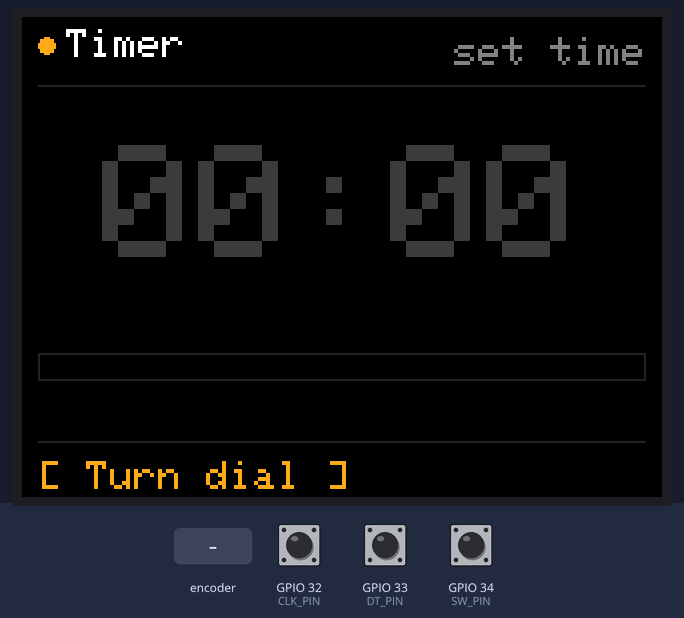
The sketch below on a simulated ESP32. Parts: 320×240 colour display. The inputs (shaded band) are chosen by the test bench; at power-on: GPIO 34 (SW_PIN) LOW, GPIO 32 (CLK_PIN) HIGH, GPIO 33 (DT_PIN) HIGH. What the sketch prints to the serial monitor is not drawn.

Above: at 1.5 s.
1.6 s: rotary encoder on GPIO 32 (CLK_PIN) / GPIO 33 (DT_PIN) turned 3 steps (first pin leading)
At 3.2 s:
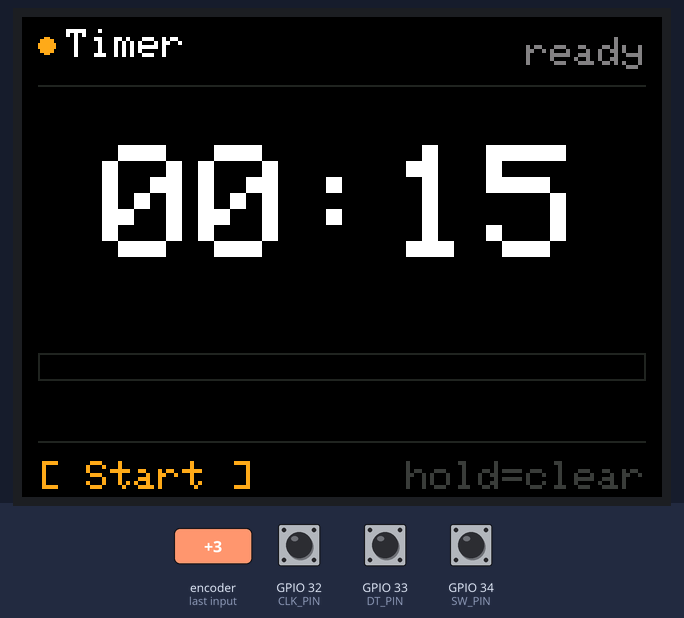
3.7 s: rotary encoder on GPIO 32 (CLK_PIN) / GPIO 33 (DT_PIN) turned 1 step (first pin leading)
At 4.5 s:
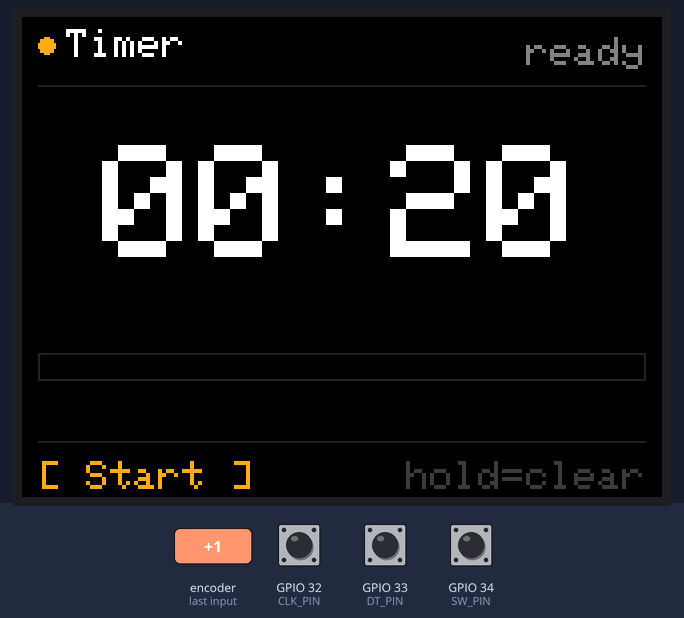
5.4 s: GPIO 34 (SW_PIN) pulsed HIGH 5 times (0.12 s each, 0.3 s apart)
At 7.2 s:
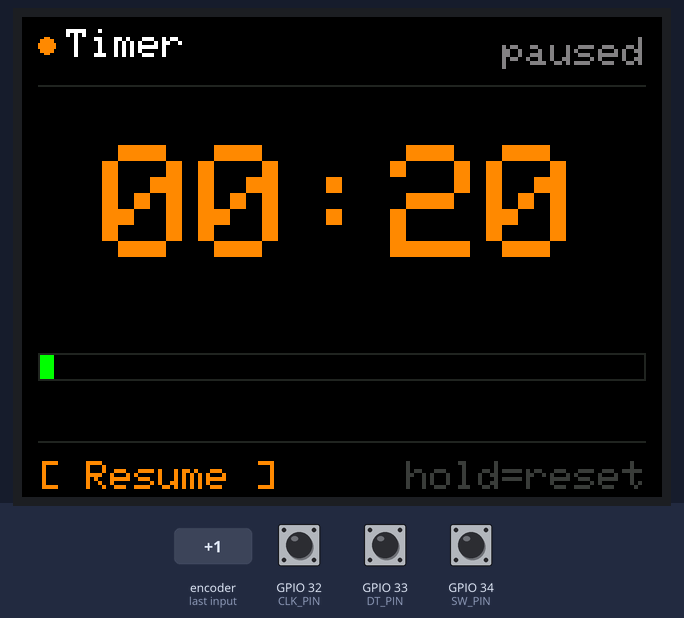
8.4 s: GPIO 34 (SW_PIN) pulled HIGH for 0.15 s
At 10.3 s:
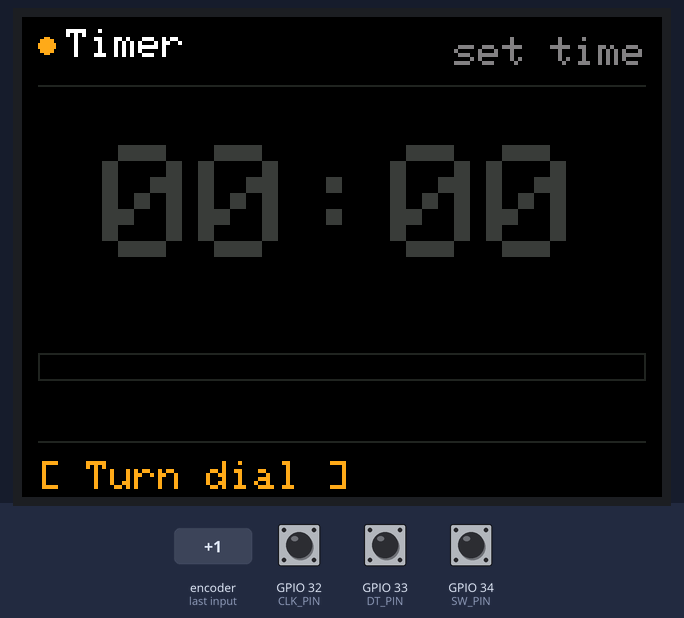
Timing chart, 0 to 11.7 s (numbered marks = the images above; inputs shaded):
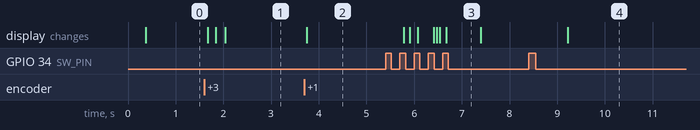

The sketch:

timer.ino
```cpp
// minideck — timer: standalone countdown timer for ST7789 320x240 + KY-040.
//
// Local-only app (no host bridge). UX:
//   - In idle, the dial sets the target time. Step size adapts to the
//     current value so you can nudge 5 s at the low end or stride 5 min
//     at the high end without ever dialing for forever:
//         <  1 min   ->  5 s per detent
//         < 10 min   -> 30 s
//         <  1 h     ->  1 min
//         >=  1 h    ->  5 min
//     When stepping down across a threshold we use the smaller step
//     size so you never over-shoot below the boundary in a single click.
//   - Short press: start  / pause / resume / dismiss (on done).
//   - Long press (>=600 ms): reset to idle (keeps the last set time).
//     In idle with a value loaded, long press clears it back to 0.
//   - When the countdown reaches 0 the display flashes until you press.
//
// Display: Adafruit_ST7789 (CS=SS, DC=4, RST=2, BL=15).
// Encoder: CLK=32, DT=33. KY-040 SW=34 (ESP32 input-only, needs external
// pull-up on the switch line).
//
// Style and pinout intentionally mirror claude3.ino so any rig that runs
// that sketch will drop-in run this one.

#include <Adafruit_GFX.h>
#include <Adafruit_ST7789.h>
#include <SPI.h>
#include <stdint.h>
#include <stdio.h>
#include <string.h>

// ---- pins -----------------------------------------------------------------

const int PIN_LCD_CS  = SS;
const int PIN_LCD_DC  = 4;
const int PIN_LCD_RST = 2;
const int PIN_LCD_BL  = 15;

#define CLK_PIN 32
#define DT_PIN  33
#define SW_PIN  34

// ---- layout ---------------------------------------------------------------

static constexpr uint32_t kButtonDebounceMs = 35;
static constexpr uint32_t kLongPressMs      = 600;

// 320x240 after setRotation(1) on a 240x320 panel.
static constexpr int16_t kDispW  = 320;
static constexpr int16_t kDispH  = 240;
static constexpr int16_t kPad    = 8;
static constexpr int16_t kInnerW = kDispW - 2 * kPad;

//   [  0.. 34]  header (title, state)
//   [ 34     ]  divider
//   [ 36..156]  time readout (centered, size 6 or 8)
//   [168..182]  progress bar
//   [212     ]  divider
//   [218..238]  footer (primary action + hint)
static constexpr int16_t kHeaderY     = 6;
static constexpr int16_t kDiv1Y       = 34;
static constexpr int16_t kTimeAreaY   = 36;
static constexpr int16_t kTimeAreaH   = 120;
static constexpr int16_t kBarY        = 168;
static constexpr int16_t kBarH        = 14;
static constexpr int16_t kDiv2Y       = 212;
static constexpr int16_t kFootY       = 220;

// Default GFX font is 6x8 per glyph; everything we scale with setTextSize.
static constexpr int     kGfxChrW = 6;
static constexpr int     kGfxChrH = 8;
static constexpr uint8_t kHeadSz  = 2;   // header / state label
static constexpr uint8_t kFootSz  = 2;   // footer
static constexpr uint8_t kBigSz   = 8;   // MM:SS at full size (48x64 glyphs)
static constexpr uint8_t kMedSz   = 6;   // H:MM:SS fits at 6 (36x48 glyphs)

// ---- colors (RGB565) ------------------------------------------------------

static constexpr uint16_t COL_ACCENT  = 0xFC40;   // warm orange (claude vibe)
static constexpr uint16_t COL_DOT     = 0xFD43;
static constexpr uint16_t COL_WHITE   = ST77XX_WHITE;
static constexpr uint16_t COL_GREY    = 0x8410;
static constexpr uint16_t COL_DKGREY  = 0x39E7;
static constexpr uint16_t COL_DIVIDER = 0x2124;
static constexpr uint16_t COL_GREEN   = 0x07E0;
static constexpr uint16_t COL_RED     = 0xF800;

// ---- state ----------------------------------------------------------------

Adafruit_ST7789 tft = Adafruit_ST7789(PIN_LCD_CS, PIN_LCD_DC, PIN_LCD_RST);

enum TimerState : uint8_t {
  S_IDLE = 0,
  S_RUNNING,
  S_PAUSED,
  S_DONE,
};

// All time math lives in milliseconds on `millis()` so it stays monotonic
// across pauses. `setSec` is the last value the user dialled and we keep
// it through transitions so "reset" returns to the user's configured time.
static TimerState state    = S_IDLE;
static uint32_t   setSec   = 0;
static uint32_t   remainMs = 0;    // valid when paused; recomputed live while running
static uint32_t   endMs    = 0;    // `millis()` target; valid only when running
static uint32_t   totalMs  = 0;    // denominator for progress bar; captured at start

// Max 24 h keeps everything inside int32 arithmetic comfortably.
static constexpr uint32_t kMaxSec = 24UL * 3600UL;

// Render caches so the running tick can short-circuit when nothing on
// screen actually changed. Seeded to sentinel values that force the
// first paint to be a full one.
static char    shownTime[12] = "";
static uint8_t shownTimeSz   = 0;
static int     shownBarPx    = -1;
static uint8_t shownState    = 255;
static bool    shownFlash    = false;

// encoder
volatile int16_t gEncoderSteps = 0;
volatile uint8_t gLastClk      = 0;

// button
static bool     btnDown         = false;
static uint32_t btnDownAtMs     = 0;
static uint32_t btnReleasedAtMs = 0;
static bool     longFired       = false;  // suppress the trailing short-press

// ---- utils ----------------------------------------------------------------

void IRAM_ATTR onEncoderClk() {
  const int clk = digitalRead(CLK_PIN);
  if (clk != (int)gLastClk && clk == LOW) {
    if (digitalRead(DT_PIN) != clk) gEncoderSteps++;
    else                            gEncoderSteps--;
  }
  gLastClk = (uint8_t)(clk != 0);
}

static uint32_t stepFor(uint32_t sec) {
  if (sec < 60)   return 5;
  if (sec < 600)  return 30;
  if (sec < 3600) return 60;
  return 300;
}

static uint32_t clampSec(int64_t s) {
  if (s < 0) return 0;
  if ((uint64_t)s > (uint64_t)kMaxSec) return kMaxSec;
  return (uint32_t)s;
}

// Fills `out` with the HH:MM:SS or MM:SS form and tells the caller which
// font size to use. H:MM:SS is 7 glyphs -> fits at size 6 (252 px wide);
// MM:SS is 5 glyphs and gets to breathe at size 8 (240 px wide).
static void formatTime(uint32_t totalSec, char* out, size_t outSz,
                       uint8_t* outSize) {
  const uint32_t h = totalSec / 3600;
  const uint32_t m = (totalSec % 3600) / 60;
  const uint32_t s = totalSec % 60;
  if (h > 0) {
    snprintf(out, outSz, "%lu:%02lu:%02lu",
             (unsigned long)h, (unsigned long)m, (unsigned long)s);
    *outSize = kMedSz;
  } else {
    snprintf(out, outSz, "%02lu:%02lu",
             (unsigned long)m, (unsigned long)s);
    *outSize = kBigSz;
  }
}

// millis() math is unsigned modular; cast to signed to detect the target
// being in the past. Our max remaining (24 h ≈ 8.6e7 ms) stays well inside
// int32 range so this is safe.
static uint32_t currentRemainMs() {
  if (state == S_RUNNING) {
    const uint32_t now = millis();
    const int32_t  d   = (int32_t)(endMs - now);
    return d > 0 ? (uint32_t)d : 0;
  }
  return remainMs;
}

// We show the ceiling of remaining seconds so "00:01" stays visible for
// its full last second rather than flashing to "00:00" half a second early.
static uint32_t currentRemainSec() {
  switch (state) {
    case S_IDLE: return setSec;
    case S_DONE: return 0;
    default: {
      const uint32_t ms = currentRemainMs();
      return (ms + 999U) / 1000U;
    }
  }
}

// ---- drawing --------------------------------------------------------------

static const char* stateLabel() {
  switch (state) {
    case S_IDLE:    return setSec > 0 ? "ready" : "set time";
    case S_RUNNING: return "running";
    case S_PAUSED:  return "paused";
    case S_DONE:    return "done!";
  }
  return "";
}

static uint16_t stateAccent() {
  switch (state) {
    case S_RUNNING: return COL_GREEN;
    case S_PAUSED:  return COL_ACCENT;
    case S_DONE:    return COL_RED;
    default:        return COL_DOT;
  }
}

static void drawHeader() {
  tft.fillRect(0, 0, kDispW, kDiv1Y, ST77XX_BLACK);
  tft.fillCircle(kPad + 4, kHeaderY + 8, 4, stateAccent());

  tft.setTextSize(kHeadSz);
  tft.setTextColor(COL_WHITE);
  tft.setCursor(kPad + 14, kHeaderY);
  tft.print("Timer");

  const char* lbl = stateLabel();
  tft.setTextColor(COL_GREY);
  const int w = (int)strlen(lbl) * kGfxChrW * kHeadSz;
  int x = kDispW - kPad - w;
  if (x < kPad) x = kPad;
  tft.setCursor(x, kHeaderY + 4);
  tft.print(lbl);

  tft.drawFastHLine(kPad, kDiv1Y, kInnerW, COL_DIVIDER);
}

static void drawTime(bool flashOff) {
  char    buf[12];
  uint8_t sz;
  formatTime(currentRemainSec(), buf, sizeof(buf), &sz);

  // Short-circuit: if nothing visible in this band actually changed we can
  // skip the expensive fillRect + glyph draw. shownState covers color
  // changes on state transition; shownFlash covers the done-state blink.
  const bool sameShape = (sz == shownTimeSz) && (state == shownState);
  if (sameShape && strcmp(buf, shownTime) == 0 && flashOff == shownFlash) {
    return;
  }

  tft.fillRect(0, kTimeAreaY, kDispW, kTimeAreaH, ST77XX_BLACK);

  const int glyphW = kGfxChrW * sz;
  const int glyphH = kGfxChrH * sz;
  const int textW  = (int)strlen(buf) * glyphW;
  const int x      = (kDispW - textW) / 2;
  const int y      = kTimeAreaY + (kTimeAreaH - glyphH) / 2;

  uint16_t col;
  if (state == S_DONE) {
    col = flashOff ? COL_DKGREY : COL_RED;
  } else if (state == S_IDLE && setSec == 0) {
    col = COL_DKGREY;
  } else if (state == S_PAUSED) {
    col = COL_ACCENT;
  } else {
    col = COL_WHITE;
  }

  tft.setTextSize(sz);
  tft.setTextColor(col);
  tft.setCursor(x, y);
  tft.print(buf);

  strncpy(shownTime, buf, sizeof(shownTime) - 1);
  shownTime[sizeof(shownTime) - 1] = '\0';
  shownTimeSz = sz;
  shownState  = (uint8_t)state;
  shownFlash  = flashOff;
}

static void drawBar() {
  int px;
  if (state == S_DONE) {
    px = kInnerW;
  } else if (state == S_IDLE || totalMs == 0) {
    px = 0;
  } else {
    uint32_t rem = currentRemainMs();
    if (rem > totalMs) rem = totalMs;
    const uint32_t elapsed = totalMs - rem;
    // 64-bit multiply guards against overflow for hour-scale timers.
    const uint64_t scaled = (uint64_t)elapsed * (uint64_t)kInnerW /
                            (uint64_t)totalMs;
    px = (int)scaled;
    if (px < 0)        px = 0;
    if (px > kInnerW)  px = kInnerW;
  }

  if (px == shownBarPx) return;

  tft.fillRect(kPad, kBarY, kInnerW, kBarH, ST77XX_BLACK);
  tft.drawRect(kPad, kBarY, kInnerW, kBarH, COL_DIVIDER);
  const uint16_t fill = (state == S_IDLE) ? COL_DKGREY : stateAccent();
  if (px > 2) {
    tft.fillRect(kPad + 1, kBarY + 1, px - 2, kBarH - 2, fill);
  }
  shownBarPx = px;
}

static void drawFooter() {
  tft.fillRect(0, kDiv2Y, kDispW, kDispH - kDiv2Y, ST77XX_BLACK);
  tft.drawFastHLine(kPad, kDiv2Y, kInnerW, COL_DIVIDER);

  const char* primary;
  const char* hint = "";
  switch (state) {
    case S_IDLE:
      primary = setSec > 0 ? "Start" : "Turn dial";
      hint    = setSec > 0 ? "hold=clear" : "";
      break;
    case S_RUNNING:
      primary = "Pause";
      hint    = "hold=reset";
      break;
    case S_PAUSED:
      primary = "Resume";
      hint    = "hold=reset";
      break;
    case S_DONE:
      primary = "Dismiss";
      hint    = "";
      break;
    default:
      primary = "";
      break;
  }

  tft.setTextSize(kFootSz);
  tft.setTextColor(stateAccent());
  tft.setCursor(kPad, kFootY + 2);
  tft.print("[ ");
  tft.print(primary);
  tft.print(" ]");

  if (hint[0]) {
    tft.setTextColor(COL_DKGREY);
    const int w = (int)strlen(hint) * kGfxChrW * kFootSz;
    int x = kDispW - kPad - w;
    if (x < kPad) x = kPad;
    tft.setCursor(x, kFootY + 2);
    tft.print(hint);
  }
}

static void redrawAll() {
  tft.fillScreen(ST77XX_BLACK);
  // Force every cached region to repaint by clobbering the shadows.
  shownTime[0] = '\0';
  shownTimeSz  = 0;
  shownBarPx   = -1;
  shownState   = 255;
  shownFlash   = false;
  drawHeader();
  drawTime(false);
  drawBar();
  drawFooter();
}

// ---- transitions ----------------------------------------------------------

static void enterIdle() {
  state    = S_IDLE;
  endMs    = 0;
  remainMs = (uint32_t)setSec * 1000UL;
  totalMs  = 0;
  drawHeader();
  drawTime(false);
  drawBar();
  drawFooter();
}

static void enterRunning() {
  // Guard: nothing to count down.
  if (state == S_IDLE && setSec == 0) return;

  if (state == S_IDLE) {
    remainMs = (uint32_t)setSec * 1000UL;
    totalMs  = remainMs;  // captured once so the bar scales against the
                          // original target across pause/resume cycles
  }
  // Resuming from paused keeps totalMs intact; remainMs already reflects
  // the frozen tail we're about to re-anchor to `now`.
  if (remainMs == 0) return;

  endMs = millis() + remainMs;
  state = S_RUNNING;
  drawHeader();
  drawFooter();
  drawTime(false);
  drawBar();
}

static void enterPaused() {
  remainMs = currentRemainMs();
  endMs    = 0;
  state    = S_PAUSED;
  drawHeader();
  drawFooter();
  drawTime(false);
}

static void enterDone() {
  state    = S_DONE;
  endMs    = 0;
  remainMs = 0;
  drawHeader();
  drawFooter();
  drawTime(false);
  drawBar();
}

// ---- input handlers -------------------------------------------------------

static void onShortPress() {
  switch (state) {
    case S_IDLE:    if (setSec > 0) enterRunning(); break;
    case S_RUNNING: enterPaused();                  break;
    case S_PAUSED:  enterRunning();                 break;
    case S_DONE:    enterIdle();                    break;
  }
}

static void onLongPress() {
  switch (state) {
    case S_RUNNING:
    case S_PAUSED:
    case S_DONE:
      enterIdle();  // keep setSec so the dial value persists
      break;
    case S_IDLE:
      if (setSec != 0) {
        setSec   = 0;
        remainMs = 0;
        drawHeader();
        drawTime(false);
        drawFooter();
      }
      break;
  }
}

// Process encoder detents one at a time so stepFor() can adapt as we
// cross thresholds mid-spin. Going down across a threshold we deliberately
// use the smaller side's step so a single click can never overshoot below
// the boundary (e.g. 60 -> 55, not 60 -> 30).
static void handleEncoder(int16_t steps) {
  if (state != S_IDLE) return;

  const int32_t dir = steps > 0 ? 1 : -1;
  int32_t       n   = steps > 0 ? steps : -steps;
  int64_t       sec = (int64_t)setSec;

  for (int32_t i = 0; i < n; i++) {
    uint32_t step = stepFor((uint32_t)(sec > 0 ? sec : 0));
    if (dir < 0 && sec > 0) {
      const uint32_t downStep =
          stepFor((uint32_t)((sec - 1) > 0 ? sec - 1 : 0));
      if (downStep < step) step = downStep;
    }
    sec += (int64_t)dir * (int64_t)step;
    if (sec <= 0) { sec = 0; break; }
    if (sec >= (int64_t)kMaxSec) { sec = kMaxSec; break; }
  }

  const uint32_t newSec = clampSec(sec);
  if (newSec == setSec) return;
  const bool wasZero = (setSec == 0);
  setSec   = newSec;
  remainMs = (uint32_t)setSec * 1000UL;
  const bool isZero = (setSec == 0);
  drawTime(false);
  // Only the zero boundary flips the header label ("set time" <-> "ready")
  // and the footer primary ("Turn dial" <-> "Start"). Skip the repaint on
  // every detent so fast spins don't flicker the chrome.
  if (wasZero != isZero) {
    drawHeader();
    drawFooter();
  }
}

static void drainEncoder() {
  int16_t steps;
  noInterrupts();
  steps = gEncoderSteps;
  gEncoderSteps = 0;
  interrupts();
  if (steps != 0) handleEncoder(steps);
}

// Edge-triggered button polling with a symmetric debounce on both press
// and release. We fire onLongPress() while the button is still held so
// the reset feels instantaneous, and set `longFired` to suppress the
// trailing short-press on release.
static void pollButton() {
  const bool     down = (digitalRead(SW_PIN) == LOW);
  const uint32_t now  = millis();

  if (down && !btnDown) {
    if (now - btnReleasedAtMs >= kButtonDebounceMs) {
      btnDownAtMs = now;
      btnDown     = true;
      longFired   = false;
    }
  } else if (!down && btnDown) {
    if (now - btnDownAtMs >= kButtonDebounceMs) {
      const uint32_t held = now - btnDownAtMs;
      btnReleasedAtMs = now;
      btnDown         = false;
      if (!longFired && held < kLongPressMs) {
        onShortPress();
      }
    }
  } else if (down && btnDown && !longFired) {
    if (now - btnDownAtMs >= kLongPressMs) {
      longFired = true;
      onLongPress();
    }
  }
}

static void tickRunning() {
  if (state != S_RUNNING) return;
  const uint32_t now = millis();
  if ((int32_t)(endMs - now) <= 0) {
    enterDone();
    return;
  }
  drawTime(false);
  drawBar();
}

// 1 Hz blink (500 ms on / 500 ms off) driven off millis() so we don't
// need a dedicated timer — tick()'s cache skips the draw when the phase
// hasn't flipped since the last call.
static void tickDone() {
  if (state != S_DONE) return;
  const bool off = ((millis() / 500UL) & 1UL) != 0;
  drawTime(off);
}

// ---- setup / loop ---------------------------------------------------------

void setup() {
  Serial.begin(115200);

  pinMode(PIN_LCD_BL, OUTPUT);
  digitalWrite(PIN_LCD_BL, HIGH);

  tft.init(240, 320);
  tft.setRotation(1);
  tft.setTextWrap(false);
  tft.fillScreen(ST77XX_BLACK);

  pinMode(CLK_PIN, INPUT_PULLUP);
  pinMode(DT_PIN,  INPUT_PULLUP);
#if SW_PIN >= 34 && SW_PIN <= 39
  pinMode(SW_PIN, INPUT);        // ESP32 GPIO34-39 have no internal pull-ups
#else
  pinMode(SW_PIN, INPUT_PULLUP);
#endif

  gLastClk = (uint8_t)(digitalRead(CLK_PIN) != 0);
  attachInterrupt(digitalPinToInterrupt(CLK_PIN), onEncoderClk, CHANGE);

  // If the button happens to be held at boot we latch the "already down"
  // state so no spurious press fires on the way up.
  btnDown         = (digitalRead(SW_PIN) == LOW);
  btnReleasedAtMs = millis();
  btnDownAtMs     = millis();
  longFired       = btnDown;

  redrawAll();

  Serial.println("HELLO\tminideck-timer");
}

void loop() {
  drainEncoder();
  pollButton();
  tickRunning();
  tickDone();
  delay(5);
}
```

Measured:
- after the input at 1.6 s, the display: first changes after 0.07 s (image 1 shows a later state)
- after the input at 3.7 s, the display: changes at once (image 2)
- after the input at 5.4 s, the display: first changes after 0.38 s (image 3 shows a later state)
- after the input at 8.4 s, the display: changes after 0.82 s (image 4)
